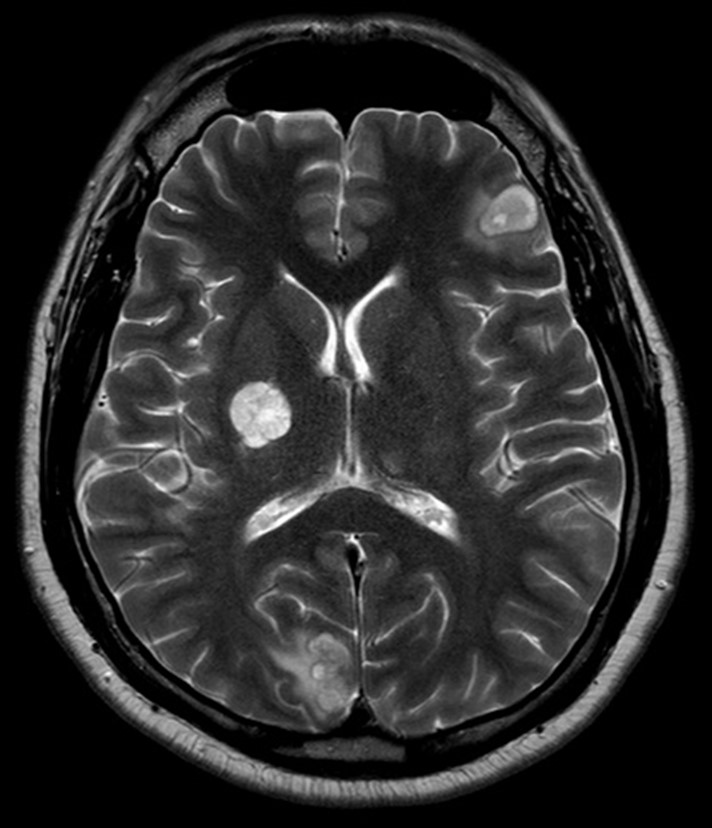
#> input picture med image 38.jpg, 712 x 828 px, found by its file name
$ jupyter execute 'Brain tumor segmentation1.ipynb'
#> lines starting #> are read from the running program, lines starting #| are printed output that depends on the picture; after the words box and inside, x2 and y2 are one past the last pixel; in counts of white or black regions, pixels touching at a corner belong together
[cell 1]
import cv2 as cv
import numpy as np
from sklearn.svm import SVC
import matplotlib.pyplot as plt

[cell 2]
img = cv.imread('photos/Medical Images/med image 38.jpg')
#> img is the input picture: shape (828, 712, 3); min 0, max 255, mean 42.5

blurred = cv.GaussianBlur(img, (1, 1), 0)
background = cv.morphologyEx(blurred, cv.MORPH_OPEN, cv.getStructuringElement(cv.MORPH_ELLIPSE,(15,15)))
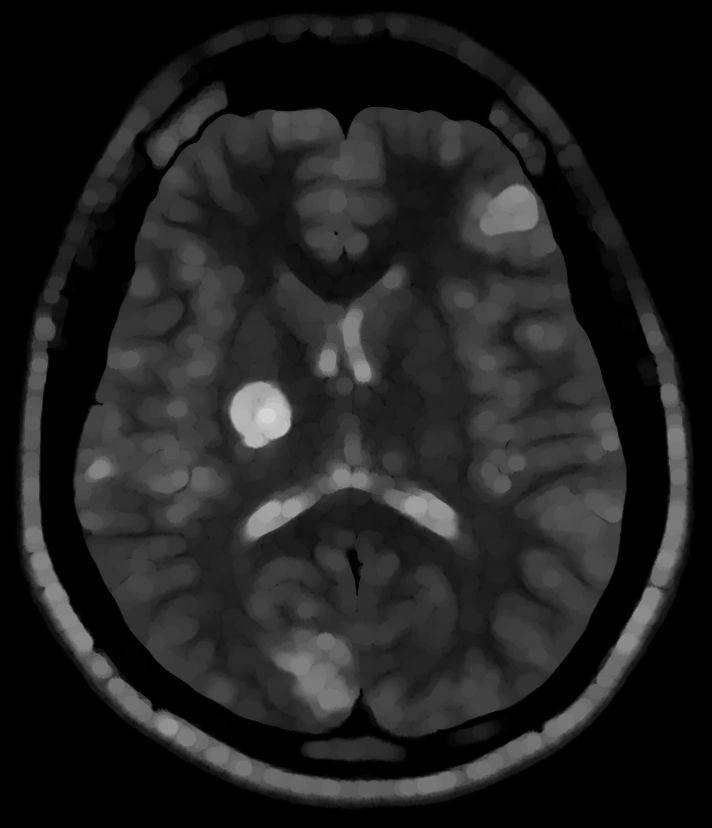
#> background: shape (828, 712, 3); min 0, max 211, mean 32.1
subtracted = cv.subtract(blurred, background)
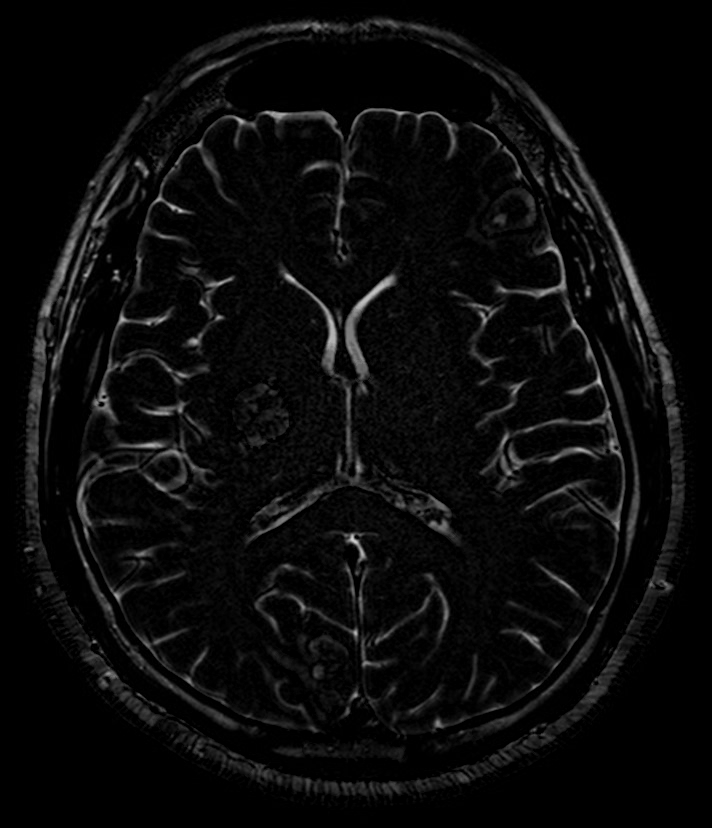
#> subtracted: shape (828, 712, 3); min 0, max 207, mean 10.4

gray = cv.cvtColor(img, cv.COLOR_BGR2GRAY)

_, thresh = cv.threshold(gray, 150, 255, cv.THRESH_BINARY)
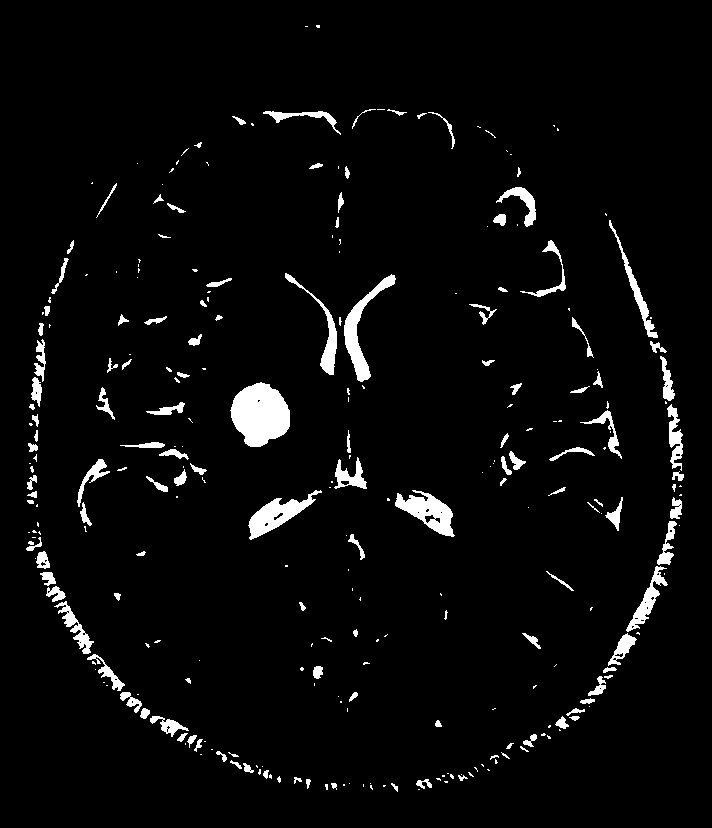
#> thresh: shape (828, 712); 3.9% white; 283 white regions (153 under 20 px)

threshold_area = 5000
features = []
labels = []

contours, _ = cv.findContours(thresh, cv.RETR_EXTERNAL, cv.CHAIN_APPROX_SIMPLE)
#> contours = 283 contours, 182 with area under 20; largest, box (x1, y1, x2, y2) and area: (230, 382, 290, 447) 2718, (395, 490, 455, 537) 1290, (248, 490, 322, 540) 1223, (344, 274, 396, 382) 1220, (285, 273, 337, 375) 664
for contour in contours:
    area = cv.contourArea(contour)
    perimeter = cv.arcLength(contour, True)
#> this loop made 283 passes
#> (area, perimeter) on passes 12, 13, 24: (56, 58.28), (20.5, 23.07), (24.5, 21.9)

for contour in contours:
    area = cv.contourArea(contour)
    if area == threshold_area:
        cv.drawContours(img, [contour], -1, (0, 255, 0), 2)
    else:
        cv.drawContours(img, [contour], -1, (0, 0, 255), 2)
#> this loop made 283 passes
#> area on passes 12, 13, 24: 56, 20.5, 24.5
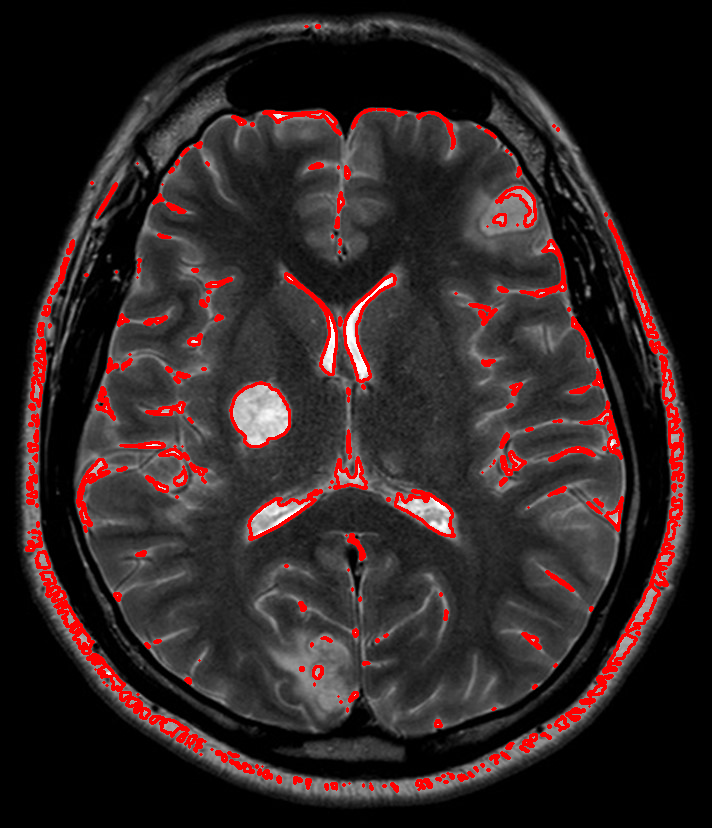
#> img: shape (828, 712, 3); 4.76% of pixels changed, all inside (x1, y1, x2, y2) = (25, 24, 685, 793)

kernel = cv.getStructuringElement(cv.MORPH_ELLIPSE, (5, 5))
#> kernel = [[0, 0, 1, 0, 0], [1, 1, 1, 1, 1], [1, 1, 1, 1, 1], [1, 1, 1, 1, 1], [0, 0, 1, 0, 0]]
cleaned = cv.morphologyEx(thresh, cv.MORPH_OPEN, kernel)
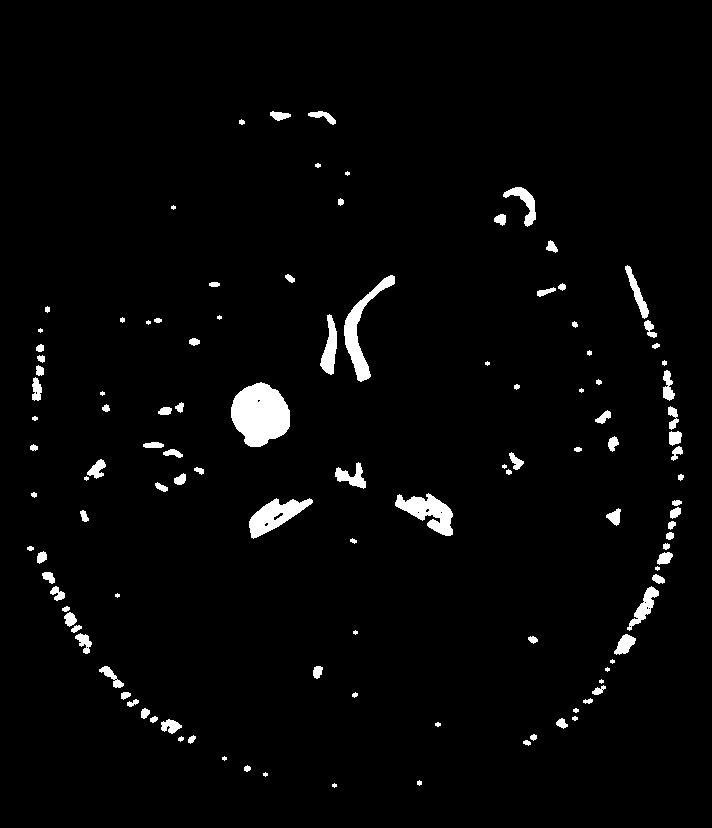
#> cleaned: shape (828, 712); 2.7% white; 116 white regions (19 under 20 px), largest, box (x1, y1, x2, y2) and area: (231, 382, 290, 447) 2801, (344, 275, 395, 382) 1332, (395, 493, 453, 536) 1239

overlay = img.copy()
for contour in contours:
    area = cv.contourArea(contour)
    if area > threshold_area:
        cv.drawContours(overlay, [contour], -1, (0, 255, 0), 2)

alpha = 0.5
output = cv.addWeighted(overlay, alpha, img, 1 - alpha, 0)

plt.imshow(img)
plt.title('Tumor detected')
plt.show()

cv.imshow('M Img', output)
cv.imwrite('photos/Medical Images/brain tumor seg1.jpg', output)
cv.waitKey(0)
cv.destroyAllWindows()

$ run again, with brain tumor seg2.jpg copied over med image 38.jpg
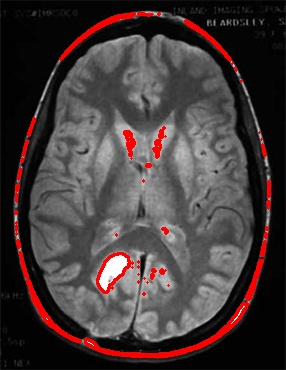
#> input picture brain tumor seg2.jpg, 286 x 370 px, found by its file name
#> img is the input picture: shape (370, 286, 3); mean B, G, R 58.6, 58.6, 69.2
#> thresh: shape (370, 286); 4.5% white; 162 white regions (129 under 20 px)
#> contours = 162 contours, 137 with area under 20; largest, box (x1, y1, x2, y2) and area: (99, 255, 128, 291) 466, (138, 254, 173, 314) 408, (116, 258, 140, 296) 330, (175, 137, 192, 176) 320, (97, 139, 113, 170) 260
#> the loop `for contour in contours:` made 162 passes
#> (area, perimeter) on passes 13, 18, 23: (24, 28.14), (31, 29.8), (92.5, 56.53)
#> the loop `for contour in contours:` made 162 passes
#> area on passes 13, 18, 23: 24, 31, 92.5
#> after the loop `for contour in contours:`:
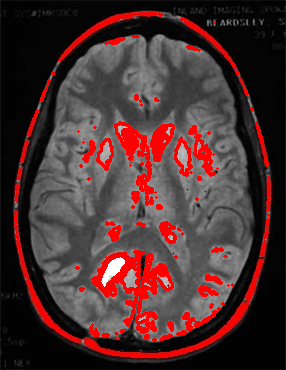
#> img: shape (370, 286, 3); 7.42% of pixels changed, all inside (x1, y1, x2, y2) = (14, 11, 271, 347)
#> kernel = [[0, 0, 1, 0, 0], [1, 1, 1, 1, 1], [1, 1, 1, 1, 1], [1, 1, 1, 1, 1], [0, 0, 1, 0, 0]]
#> `cleaned = cv.morphologyEx(thresh, cv.MORPH_OPEN, kernel)`:
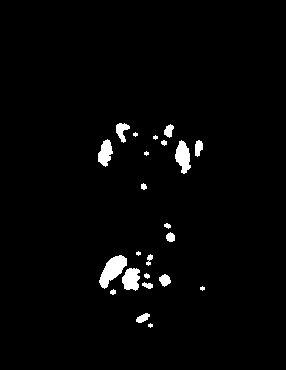
#> cleaned: shape (370, 286); 2.2% white; 23 white regions (6 under 20 px), largest, box (x1, y1, x2, y2) and area: (99, 255, 127, 289) 493, (175, 140, 191, 174) 343, (122, 268, 140, 291) 315

$ run again, with brain tumor seg3.jpg copied over med image 38.jpg
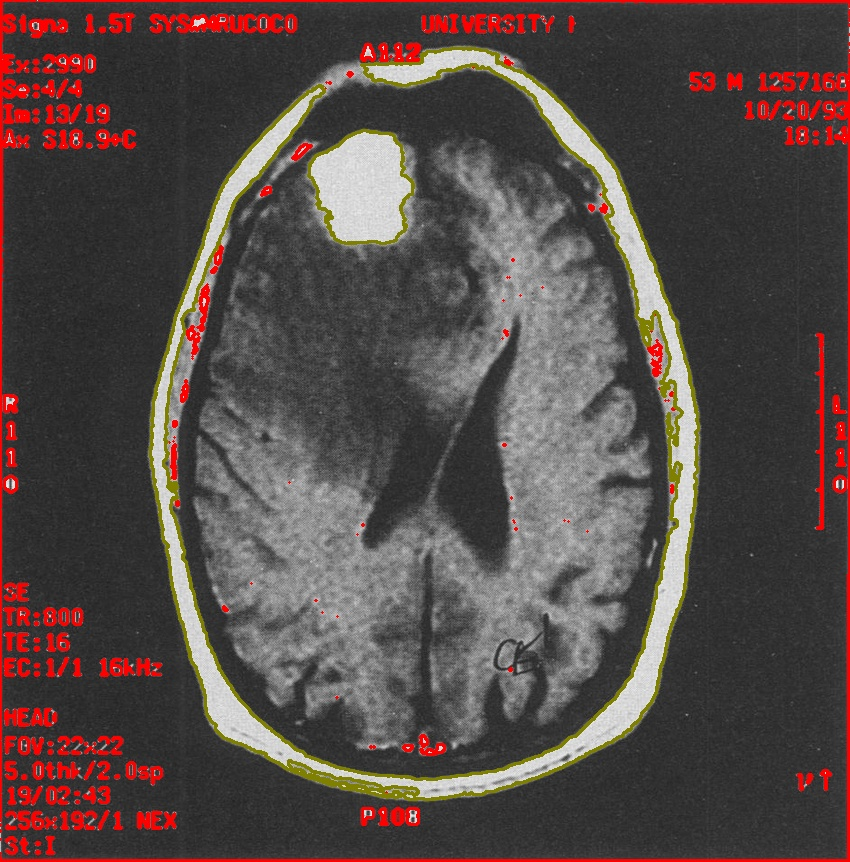
#> input picture brain tumor seg3.jpg, 850 x 862 px, found by its file name
#> img is the input picture: shape (862, 850, 3); mean B, G, R 71.6, 74.7, 86.4
#> `_, thresh = cv.threshold(gray, 150, 255, cv.THRESH_BINARY)`:
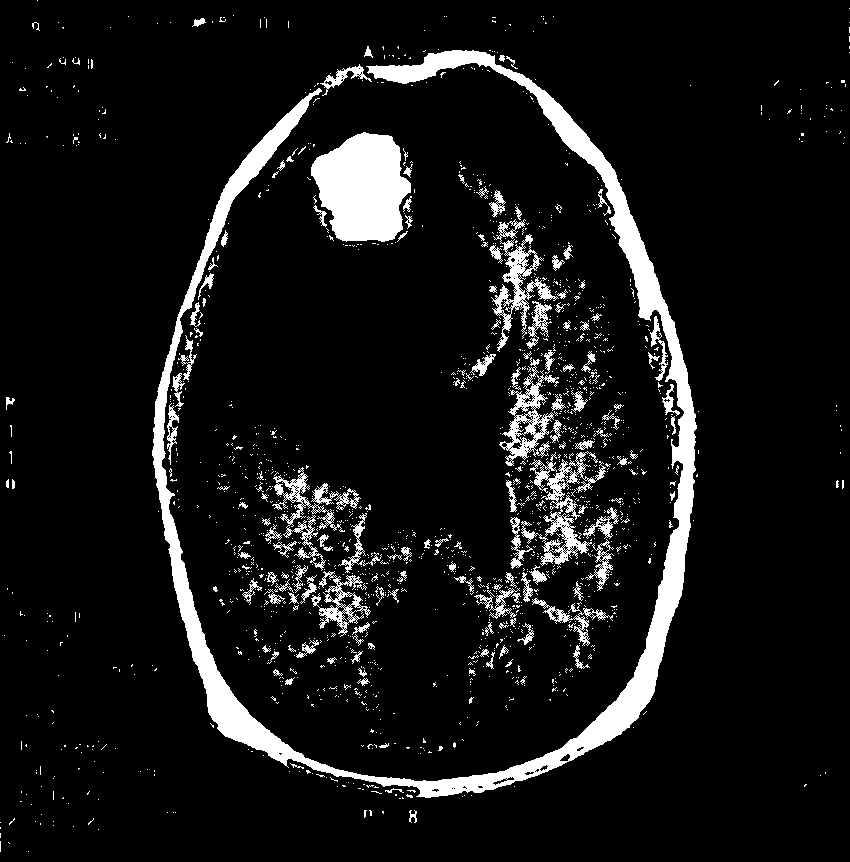
#> thresh: shape (862, 850); 8.7% white; 1575 white regions (1428 under 20 px)
#> contours = 1567 contours, 1461 with area under 20; largest, box (x1, y1, x2, y2) and area: (152, 50, 697, 798) 28582, (311, 132, 411, 242) 7803, (521, 451, 606, 566) 2771, (499, 357, 559, 466) 2292, (491, 219, 559, 352) 2202
#> the loop `for contour in contours:` made 1567 passes
#> (area, perimeter) on pass 20: (28, 59.46)
#> the loop `for contour in contours:` made 1567 passes
#> area on pass 20: 28
#> kernel = [[0, 0, 1, 0, 0], [1, 1, 1, 1, 1], [1, 1, 1, 1, 1], [1, 1, 1, 1, 1], [0, 0, 1, 0, 0]]
#> cleaned: shape (862, 850); 5.8% white; 102 white regions (27 under 20 px), largest, box (x1, y1, x2, y2) and area: (152, 50, 697, 798) 26594, (311, 132, 411, 242) 7957, (180, 95, 312, 313) 3308
#> the loop `for contour in contours:` made 1567 passes
#> area on passes 20, 1444, 1527: 28, 7803, 28582.5
#> `output = cv.addWeighted(overlay, alpha, img, 1 - alpha, 0)`:
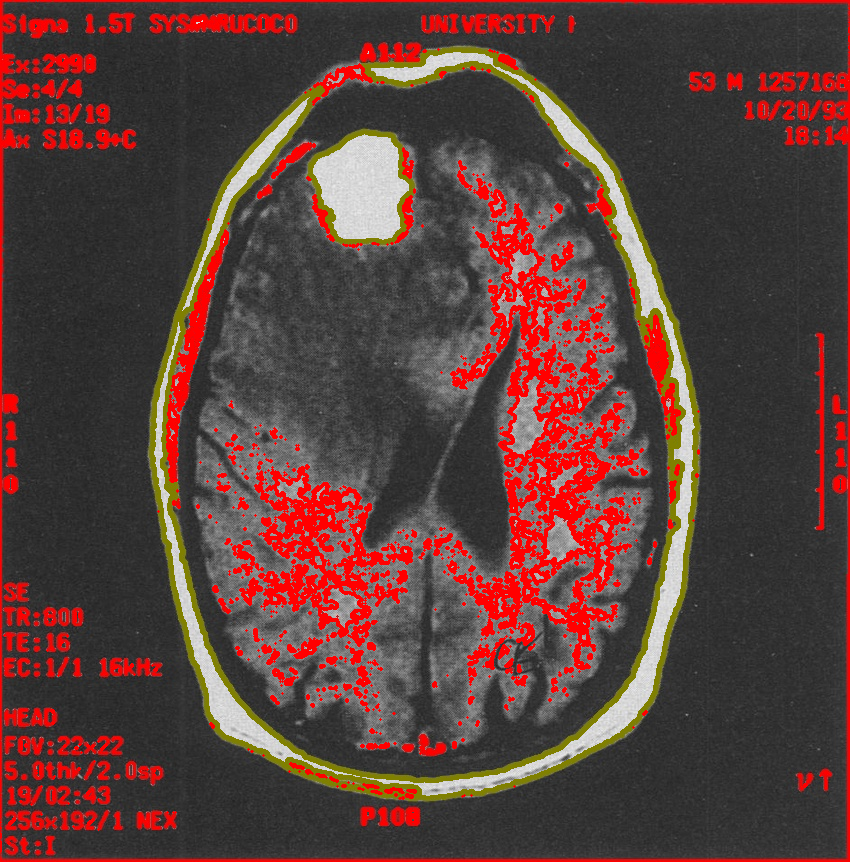
#> output: shape (862, 850, 3); mean B, G, R 58.9, 63.4, 92.6
